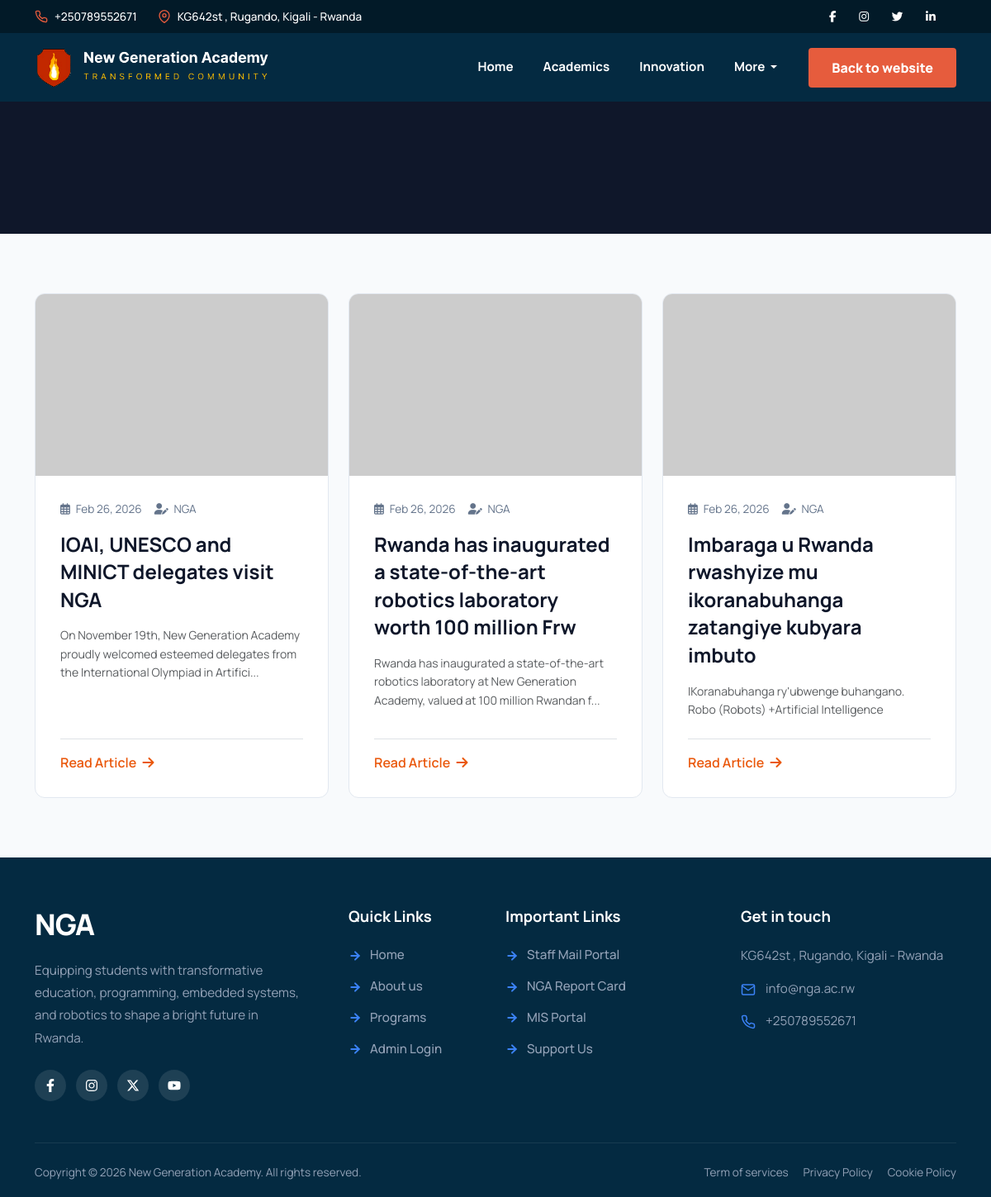
The page /coding-academy/blogs.php on the database its author committed.
### tables this page shows
CREATE TABLE `academy_blogs` (
  `id` int NOT NULL,
  `title` varchar(255) NOT NULL,
  `content` text,
  `image_path` varchar(255) DEFAULT NULL,
  `author` varchar(100) DEFAULT 'Admin',
  `post_date` date DEFAULT NULL,
  `status` tinyint(1) DEFAULT '1'
);

### coding-academy/blogs.php (the view, shortened to what this page needs)
<?php
include 'include/header.php';
$blogs = [];
if (isset($conn)) {
    $blog_query = $conn->query("SELECT * FROM academy_blogs WHERE status = 1 ORDER BY post_date DESC");
    if ($blog_query) {
        while ($row = $blog_query->fetch_assoc()) {
            $blogs[] = $row;
        }
    }
}
?>
<section class="page-banner">
</section>
<section class="py-5" style="background-color: #f8fafc; min-height: 50vh;">
    <div class="container py-4">
        <?php if(count($blogs) > 0): ?>
            <div class="row g-4">
                <?php foreach($blogs as $blog): ?>
                    <?php
                        $excerpt = strip_tags($blog['content']);
                        if (strlen($excerpt) > 120) {
                            $excerpt = substr($excerpt, 0, 120) . '...';
                        }
                        $img = !empty($blog['image_path']) ? $blog['image_path'] : 'https://via.placeholder.com/600x400?text=NGA+Blog';
                    ?>
                    <div class="col-md-6 col-lg-4">
                        <div class="blog-card h-100 d-flex flex-column">
                            <img src="<?= htmlspecialchars($img) ?>" alt="<?= htmlspecialchars($blog['title']) ?>" onerror="this.src='https://via.placeholder.com/600x400?text=No+Image'">
                            <div class="blog-content d-flex flex-column flex-grow-1">
                                <div class="blog-meta">
                                    <span><i class="far fa-calendar-alt me-1"></i> <?= date('M d, Y', strtotime($blog['post_date'])) ?></span>
                                    <span><i class="fas fa-user-edit me-1"></i> <?= htmlspecialchars($blog['author'] ?: 'Admin') ?></span>
                                </div>
                                <h4 class="fw-bold mb-3" style="color: #0f172a; line-height: 1.4;">
                                    <a href="single_blog.php?id=<?= $blog['id'] ?>" class="text-decoration-none" style="color: inherit;">
                                        <?= htmlspecialchars($blog['title']) ?>
                                    </a>
                                </h4>
                                <p class="text-muted small mb-4 flex-grow-1" style="line-height: 1.6;">
                                    <?= htmlspecialchars($excerpt) ?>
                                </p>
                                <div class="mt-auto border-top pt-3">
                                    <a href="single_blog.php?id=<?= $blog['id'] ?>" class="read-more-link">
                                        Read Article <i class="fas fa-arrow-right ms-1 fs-6"></i>
                                    </a>
                                </div>
                            </div>
                        </div>
                    </div>
                <?php endforeach; ?>
            </div>
        <?php endif; ?>
    </div>
</section>
<?php
include '../include/footer.php';
?>

### coding-academy/include/header.php (shortened to what this page needs)
<?php
include 'config/db.php';
$settings = [];
$set = $conn->query("SELECT * FROM site_settings");
while ($row = $set->fetch_assoc()) {
    $settings[$row['setting_key']] = $row['setting_value'];
}
?>
<!DOCTYPE html>
<html lang="en">
<head>
<link href="https://cdn.jsdelivr.net/npm/bootstrap@5.3.3/dist/css/bootstrap.min.css" rel="stylesheet">
<link href="https://cdnjs.cloudflare.com/ajax/libs/font-awesome/6.5.1/css/all.min.css" rel="stylesheet">
</head>
<body>
<div class="page-content-wrapper">
<div class="sk-topbar d-none d-lg-block">
    <div class="container">
        <div class="d-flex justify-content-between align-items-center">
            <div class="d-flex">
                <a href="tel:<?= preg_replace('/[^0-9+]/', '', $settings['school_phone'] ?? ''); ?>">
                    <?= htmlspecialchars($settings['school_phone'] ?? '(250) 789-552-671'); ?>
                </a>
                <span>
                    <svg class="contact-icon" viewBox="0 0 24 24" fill="none" stroke="currentColor" stroke-width="2" stroke-linecap="round" stroke-linejoin="round"><path d="M21 10c0 7-9 13-9 13s-9-6-9-13a9 9 0 0 1 18 0z"></path><circle cx="12" cy="10" r="3"></circle></svg>
                    <?= htmlspecialchars($settings['school_address'] ?? 'Rugando, Kigali - Rwanda'); ?>
                </span>
            </div>
            <div class="sk-social-icons">
                <a href="#"><i class="fab fa-facebook-f"></i></a>
                <a href="#"><i class="fab fa-instagram"></i></a>
                <a href="#"><i class="fab fa-twitter"></i></a>
                <a href="#"><i class="fab fa-linkedin-in"></i></a>
            </div>
        </div>
    </div>
</div>
<header class="sticky-top">
    <nav class="navbar navbar-expand-lg sk-navbar">
        <div class="container">
            <a class="navbar-brand" href="index.php">
                <img src="<?= htmlspecialchars($settings['logo'] ?? 'images/logo.png'); ?>" alt="Logo" onerror="this.outerHTML='<h3 class=\'text-white m-0\'>NGA</h3>'">
            </a>
            <div class="collapse navbar-collapse" id="navMenuMain">
                <?php
$current_page = basename($_SERVER['PHP_SELF']);
?>
<ul class="navbar-nav ms-auto mb-2 mb-lg-0">
    <li class="nav-item">
        <a class="nav-link <?= ($current_page == 'index.php') ? 'active' : ''; ?>" href="index.php">Home</a>
    </li>
    <li class="nav-item">
        <a class="nav-link <?= ($current_page == 'academic.php') ? 'active' : ''; ?>" href="academic.php">Academics</a>
    </li>
    <li class="nav-item">
    <a class="nav-link <?= ($current_page == 'innovation.php') ? 'active' : ''; ?>" href="innovation.php">Innovation</a>
    </li>
    <li class="nav-item dropdown">
        <a class="nav-link dropdown-toggle <?= ($current_page == 'nga_events.php') ? 'active' : ''; ?>" href="#" id="navbarPages" role="button" data-bs-toggle="dropdown" aria-expanded="false">
            More
        </a>
    </li>
</ul>
                <a href="../" class="btn-sk-admission" >
                    Back to website
                </a>
            </div>
        </div>
    </nav>
</header>

### include/footer.php (shortened to what this page needs)
<?php
$base_url = '/';
?>
<footer class="sk-footer" id="contact">
    <div class="container">
        <div class="row">
            <div class="col-lg-4 col-md-6 sk-footer-col pe-lg-5">
                <a href="<?= $base_url ?>index.php" style="text-decoration: none;">
                    <h2 style="color: #ffffff; font-weight: 800; font-size: 2.2rem; letter-spacing: -1px; margin-bottom: 20px;">NGA</h2>
                </a>
                <p>Equipping students with transformative education, programming, embedded systems, and robotics to shape a bright future in Rwanda.</p>
                <div class="sk-socials">
                    <a href="https://web.facebook.com/new.generationacademy.14" target="_blank"><svg viewBox="0 0 320 512"><path d="M279.14 288l14.22-92.66h-88.91v-60.13c0-25.35 12.42-50.06 52.24-50.06h40.42V6.26S260.43 0 225.36 0c-73.22 0-121.08 44.38-121.08 124.72v70.62H22.89V288h81.39v224h100.17V288z"/></svg></a>
                    <a href="https://www.instagram.com/new.generation_academy/" target="_blank"></a>
                    <a href="https://x.com/NewGenerationrw" target="_blank"><svg viewBox="0 0 512 512"><path d="M389.2 48h70.6L305.6 224.2 487 464H345L233.7 318.6 106.5 464H35.8L200.7 275.5 26.8 48H172.4L273 181.2 389.2 48zM364.4 421.8h39.1L151.1 88h-42L364.4 421.8z"/></svg></a>
                    <a href="https://www.youtube.com/channel/UC-xACP9LlR_N9GxJ6A7aebQ" target="_blank"></a>
                </div>
            </div>
            <div class="col-lg-2 col-md-6 sk-footer-col">
                <h5>Quick Links</h5>
                <ul class="sk-footer-links">
                    <li><svg class="sk-arrow-icon" width="16" height="16" viewBox="0 0 24 24" fill="none" stroke="currentColor" stroke-width="3" stroke-linecap="round" stroke-linejoin="round"><line x1="5" y1="12" x2="19" y2="12"></line><polyline points="12 5 19 12 12 19"></polyline></svg> <a href="<?= $base_url ?>index.php">Home</a></li>
                    <li><svg class="sk-arrow-icon" width="16" height="16" viewBox="0 0 24 24" fill="none" stroke="currentColor" stroke-width="3" stroke-linecap="round" stroke-linejoin="round"><line x1="5" y1="12" x2="19" y2="12"></line><polyline points="12 5 19 12 12 19"></polyline></svg> <a href="<?= $base_url ?>index.php#about">About us</a></li>
                    <li><svg class="sk-arrow-icon" width="16" height="16" viewBox="0 0 24 24" fill="none" stroke="currentColor" stroke-width="3" stroke-linecap="round" stroke-linejoin="round"><line x1="5" y1="12" x2="19" y2="12"></line><polyline points="12 5 19 12 12 19"></polyline></svg> <a href="<?= $base_url ?>index.php#spes">Programs</a></li>
                    <li><svg class="sk-arrow-icon" width="16" height="16" viewBox="0 0 24 24" fill="none" stroke="currentColor" stroke-width="3" stroke-linecap="round" stroke-linejoin="round"><line x1="5" y1="12" x2="19" y2="12"></line><polyline points="12 5 19 12 12 19"></polyline></svg> <a href="<?= $base_url ?>admin/login.php">Admin Login</a></li>
                </ul>
            </div>
            <div class="col-lg-3 col-md-6 sk-footer-col">
                <h5>Important Links</h5>
                <ul class="sk-footer-links">
                    <li><svg class="sk-arrow-icon" width="16" height="16" viewBox="0 0 24 24" fill="none" stroke="currentColor" stroke-width="3" stroke-linecap="round" stroke-linejoin="round"><line x1="5" y1="12" x2="19" y2="12"></line><polyline points="12 5 19 12 12 19"></polyline></svg> <a href="https://webmail.hackflix.net/" target="_blank">Staff Mail Portal</a></li>
                    <li><svg class="sk-arrow-icon" width="16" height="16" viewBox="0 0 24 24" fill="none" stroke="currentColor" stroke-width="3" stroke-linecap="round" stroke-linejoin="round"><line x1="5" y1="12" x2="19" y2="12"></line><polyline points="12 5 19 12 12 19"></polyline></svg> <a href="https://nga.ac.rw/report_card/" target="_blank">NGA Report Card</a></li>
                    <li><svg class="sk-arrow-icon" width="16" height="16" viewBox="0 0 24 24" fill="none" stroke="currentColor" stroke-width="3" stroke-linecap="round" stroke-linejoin="round"><line x1="5" y1="12" x2="19" y2="12"></line><polyline points="12 5 19 12 12 19"></polyline></svg> <a href="https://nga.ac.rw/mis/login" target="_blank">MIS Portal</a></li>
                    <li><svg class="sk-arrow-icon" width="16" height="16" viewBox="0 0 24 24" fill="none" stroke="currentColor" stroke-width="3" stroke-linecap="round" stroke-linejoin="round"><line x1="5" y1="12" x2="19" y2="12"></line><polyline points="12 5 19 12 12 19"></polyline></svg> <a href="<?= $base_url ?>donation.php" target="_blank">Support Us</a></li>
                </ul>
            </div>
            <div class="col-lg-3 col-md-6 sk-footer-col">
                <h5>Get in touch</h5>
                <ul class="sk-contact-list">
                    <li>
                        <?= htmlspecialchars($settings['school_address'] ?? 'KG 28 AV, Kigali, Rwanda'); ?>
                    </li>
                    <li>
                        <svg width="18" height="18" viewBox="0 0 24 24" fill="none" stroke="currentColor" stroke-width="2" stroke-linecap="round" stroke-linejoin="round"><path d="M4 4h16c1.1 0 2 .9 2 2v12c0 1.1-.9 2-2 2H4c-1.1 0-2-.9-2-2V6c0-1.1.9-2 2-2z"></path><polyline points="22,6 12,13 2,6"></polyline></svg>
                        <a href="mailto:info@nga.ac.rw">info@nga.ac.rw</a>
                    </li>
                    <li>
                        <a href="tel:<?= preg_replace('/[^0-9+]/', '', $settings['school_phone'] ?? '+250789552671'); ?>"><?= htmlspecialchars($settings['school_phone'] ?? '+250 789 552 671'); ?></a>
                    </li>
                </ul>
            </div>
        </div>
        <div class="sk-footer-bottom">
            <div class="row align-items-center">
                <div class="col-md-6">
                    Copyright &copy; <?= date("Y"); ?> New Generation Academy. All rights reserved.
                </div>
                <div class="col-md-6 text-md-end">
                    <a href="#">Term of services</a>
                    <a href="#">Privacy Policy</a>
                    <a href="#">Cookie Policy</a>
                </div>
            </div>
        </div>
    </div>
</footer>

### coding-academy/include/header.php (style rules this page uses)
:root { --sk-blue: #042a41; --sk-darker-blue: #021a28; --sk-orange: #e65c3d; --sk-orange-hover: #cf4f33; --font-main: 'Manrope', sans-serif; }
html, body { margin: 0; padding: 0; font-family: var(--font-main); }
body { display: flex; flex-direction: column; min-height: 100vh; overflow-x: hidden; }
.page-content-wrapper { flex: 1 0 auto; }
.sk-topbar { background-color: var(--sk-darker-blue); color: #ffffff; font-size: 0.85rem; padding: 10px 0; font-weight: 500; }
.sk-topbar a, .sk-topbar span { color: #ffffff; text-decoration: none; margin-right: 25px; display: inline-flex; align-items: center; transition: color 0.3s; }
.sk-topbar svg.contact-icon { color: var(--sk-orange); margin-right: 8px; width: 16px; height: 16px; }
.sk-navbar { background-color: var(--sk-blue); padding: 0; }
.sk-navbar .navbar-brand img { max-height: 50px; object-fit: contain; }
.sk-navbar .nav-link { color: #ffffff !important; font-weight: 700; font-size: 0.95rem; padding: 30px 18px !important; transition: 0.3s; position: relative; }
.sk-navbar .nav-item::before { content: ''; position: absolute; top: 0; left: 18px; right: 18px; height: 3px; background-color: transparent; transition: 0.3s; z-index: 5; }
.btn-sk-admission { background-color: var(--sk-orange); color: #ffffff !important; font-weight: 800; padding: 12px 28px; border-radius: 4px; text-decoration: none; margin-left: 20px; transition: 0.3s; display: inline-block; border: none; }

### coding-academy/blogs.php (style rules this page uses)
.page-banner { background-color: #0f172a; color: white; padding: 80px 0; text-align: center; }
.blog-card { border-radius: 12px; overflow: hidden; border: 1px solid #e2e8f0; background: white; transition: transform 0.3s ease, box-shadow 0.3s ease; }
.blog-card img { width: 100%; height: 220px; object-fit: cover; }
.blog-content { padding: 30px; }
.blog-meta { font-size: 0.85rem; color: #64748b; margin-bottom: 15px; display: flex; gap: 15px; }
.read-more-link { color: #ea580c; font-weight: 600; text-decoration: none; transition: color 0.2s; }

### include/footer.php (style rules this page uses)
:root { --sk-blue: #042a41; --sk-orange: #e65c3d; --sk-text-muted: #94a3b8; --sk-icon-blue: #3b82f6; }
.sk-footer { background-color: var(--sk-blue); color: var(--sk-text-muted); font-family: 'Manrope', sans-serif; padding-top: 60px; padding-bottom: 20px; font-size: 0.95rem; }
.sk-footer h5 { color: #ffffff; font-weight: 700; font-size: 1.15rem; margin-bottom: 25px; }
.sk-footer p { line-height: 1.8; margin-bottom: 20px; color: var(--sk-text-muted); }
.sk-socials { display: flex; gap: 12px; margin-top: 25px; }
.sk-socials a { background-color: rgba(255,255,255,0.1); width: 38px; height: 38px; display: flex; align-items: center; justify-content: center; border-radius: 50%; color: #ffffff; transition: all 0.3s ease; text-decoration: none; }
.sk-socials svg { width: 16px; height: 16px; fill: currentColor; }
.sk-footer-links { list-style: none; padding: 0; margin: 0; }
.sk-footer-links li { margin-bottom: 15px; display: flex; align-items: center; }
.sk-footer-links a { color: var(--sk-text-muted); text-decoration: none; transition: color 0.3s; font-weight: 500; }
.sk-arrow-icon { color: var(--sk-icon-blue); margin-right: 10px; }
.sk-contact-list { list-style: none; padding: 0; margin: 0; }
.sk-contact-list li { margin-bottom: 15px; display: flex; align-items: flex-start; line-height: 1.6; }
.sk-contact-list svg { color: var(--sk-icon-blue); margin-right: 12px; margin-top: 4px; flex-shrink: 0; }
.sk-contact-list a { color: var(--sk-text-muted); text-decoration: none; transition: color 0.3s; }
.sk-footer-bottom { margin-top: 50px; padding-top: 25px; border-top: 1px solid rgba(255,255,255,0.08); font-size: 0.85rem; }
.sk-footer-bottom a { color: var(--sk-text-muted); text-decoration: none; transition: 0.3s; margin-left: 15px; }

### rows shown on the page
academy_blogs: post_date "Feb 26, 2026", author "NGA", title "IOAI, UNESCO and MINICT delegates visit NGA", content "On November 19th, New Generation Academy proudly welcomed esteemed delegates from the International Olympiad in Artifici..."
academy_blogs: post_date "Feb 26, 2026", author "NGA", title "Rwanda has inaugurated a state-of-the-art robotics laboratory worth 100 million Frw", content "Rwanda has inaugurated a state-of-the-art robotics laboratory at New Generation Academy, valued at 100 million Rwandan f..."
academy_blogs: post_date "Feb 26, 2026", author "NGA", title "Imbaraga u Rwanda rwashyize mu ikoranabuhanga zatangiye kubyara imbuto", content "IKoranabuhanga ry'ubwenge buhangano. Robo (Robots) +Artificial Intelligence"

### other values the page prints
$settings['school_phone'] "+250789552671"
$settings['school_address'] "KG642st , Rugando, Kigali - Rwanda"
